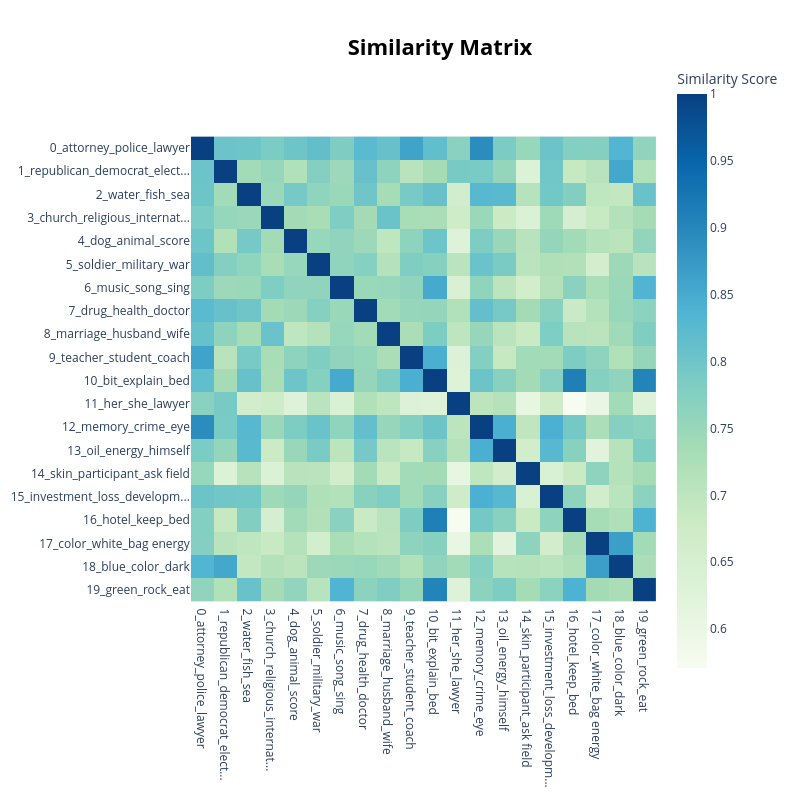

Notebook code cell kept with this figure:
### Code cell
topic_model.visualize_heatmap(top_n_topics=20)

### Figure 1 — Plotly figure (JSON) as saved in the notebook; plotly's stock layout.template omitted (floating-point values rounded to 4 significant figures; data arrays with more than 128 entries replaced by an {"elided": "..."} marker saying what was removed)
{"data": [{"coloraxis": "coloraxis", "hovertemplate": "x: %{x}<br>y: %{y}<br>Similarity Score: %{z}<extra></extra>", "name": "0", "type": "heatmap", "x": ["0_attorney_police_lawyer", "1_republican_democrat_elect...", "2_water_fish_sea", "3_church_religious_internat...", "4_dog_animal_score", "5_soldier_military_war", "6_music_song_sing", "7_drug_health_doctor", "8_marriage_husband_wife", "9_teacher_student_coach", "10_bit_explain_bed", "11_her_she_lawyer", "12_memory_crime_eye", "13_oil_energy_himself", "14_skin_participant_ask field", "15_investment_loss_developm...", "16_hotel_keep_bed", "17_color_white_bag energy", "18_blue_color_dark", "19_green_rock_eat"], "xaxis": "x", "y": ["0_attorney_police_lawyer", "1_republican_democrat_elect...", "2_water_fish_sea", "3_church_religious_internat...", "4_dog_animal_score", "5_soldier_military_war", "6_music_song_sing", "7_drug_health_doctor", "8_marriage_husband_wife", "9_teacher_student_coach", "10_bit_explain_bed", "11_her_she_lawyer", "12_memory_crime_eye", "13_oil_energy_himself", "14_skin_participant_ask field", "15_investment_loss_developm...", "16_hotel_keep_bed", "17_color_white_bag energy", "18_blue_color_dark", "19_green_rock_eat"], "yaxis": "y", "z": {"elided": "20x20 float values"}}], "layout": {"coloraxis": {"colorbar": {"title": {"text": "Similarity Score"}}, "colorscale": [[0, "rgb(247,252,240)"], [0.125, "rgb(224,243,219)"], [0.25, "rgb(204,235,197)"], [0.375, "rgb(168,221,181)"], [0.5, "rgb(123,204,196)"], [0.625, "rgb(78,179,211)"], [0.75, "rgb(43,140,190)"], [0.875, "rgb(8,104,172)"], [1, "rgb(8,64,129)"]]}, "height": 800, "hoverlabel": {"bgcolor": "white", "font": {"family": "Rockwell", "size": 16}}, "legend": {"title": {"text": "Trend"}}, "margin": {"t": 60}, "showlegend": true, "title": {"font": {"color": "Black", "size": 22}, "text": "<b>Similarity Matrix</b>", "x": 0.55, "xanchor": "center", "y": 0.95, "yanchor": "top"}, "width": 800, "xaxis": {"anchor": "y", "constrain": "domain", "domain": [0, 1], "scaleanchor": "y"}, "yaxis": {"anchor": "x", "autorange": "reversed", "constrain": "domain", "domain": [0, 1]}}}
